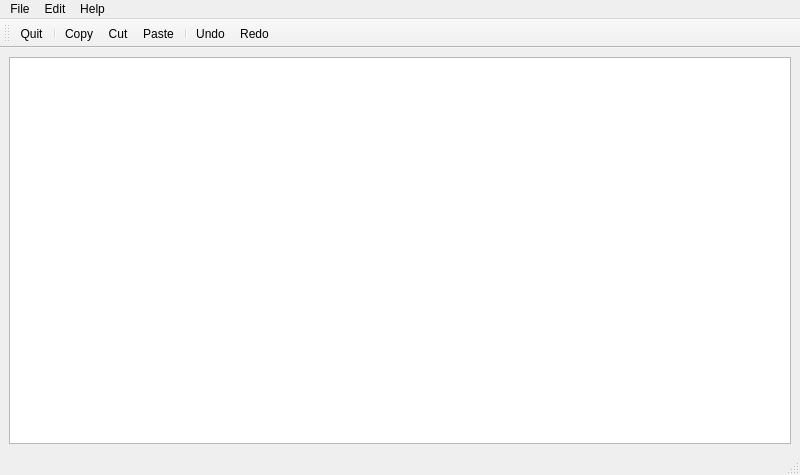
<?xml version="1.0" encoding="UTF-8"?>
<ui version="4.0">
 <class>MainWindow</class>
 <widget class="QMainWindow" name="MainWindow">
  <property name="geometry">
   <rect>
    <x>0</x>
    <y>0</y>
    <width>800</width>
    <height>475</height>
   </rect>
  </property>
  <property name="windowTitle">
   <string>MainWindow</string>
  </property>
  <widget class="QWidget" name="centralwidget">
   <layout class="QVBoxLayout" name="verticalLayout">
    <item>
     <widget class="QTextEdit" name="textEdit"/>
    </item>
   </layout>
  </widget>
  <widget class="QMenuBar" name="menubar">
   <property name="geometry">
    <rect>
     <x>0</x>
     <y>0</y>
     <width>800</width>
     <height>22</height>
    </rect>
   </property>
   <widget class="QMenu" name="menuFile">
    <property name="title">
     <string>File</string>
    </property>
    <addaction name="actionQuit"/>
   </widget>
   <widget class="QMenu" name="menuEdit">
    <property name="title">
     <string>Edit</string>
    </property>
    <addaction name="actionCopy"/>
    <addaction name="actionCut"/>
    <addaction name="actionPaste"/>
    <addaction name="separator"/>
    <addaction name="actionUndo"/>
    <addaction name="actionRedo"/>
   </widget>
   <widget class="QMenu" name="menuHelp">
    <property name="title">
     <string>Help</string>
    </property>
    <addaction name="actionAbout"/>
    <addaction name="actionAboutQt"/>
   </widget>
   <addaction name="menuFile"/>
   <addaction name="menuEdit"/>
   <addaction name="menuHelp"/>
  </widget>
  <widget class="QStatusBar" name="statusbar"/>
  <widget class="QToolBar" name="toolBar">
   <property name="windowTitle">
    <string>toolBar</string>
   </property>
   <attribute name="toolBarArea">
    <enum>TopToolBarArea</enum>
   </attribute>
   <attribute name="toolBarBreak">
    <bool>false</bool>
   </attribute>
   <addaction name="actionQuit"/>
   <addaction name="separator"/>
   <addaction name="actionCopy"/>
   <addaction name="actionCut"/>
   <addaction name="actionPaste"/>
   <addaction name="separator"/>
   <addaction name="actionUndo"/>
   <addaction name="actionRedo"/>
  </widget>
  <action name="actionQuit">
   <property name="icon">
    <iconset resource="resources.qrc">
     <normaloff>:/images/quitIcon.png</normaloff>:/images/quitIcon.png</iconset>
   </property>
   <property name="text">
    <string>Quit</string>
   </property>
  </action>
  <action name="actionCopy">
   <property name="icon">
    <iconset resource="resources.qrc">
     <normaloff>:/images/copyIcon.png</normaloff>:/images/copyIcon.png</iconset>
   </property>
   <property name="text">
    <string>Copy</string>
   </property>
  </action>
  <action name="actionCut">
   <property name="icon">
    <iconset resource="resources.qrc">
     <normaloff>:/images/cutIcon.png</normaloff>:/images/cutIcon.png</iconset>
   </property>
   <property name="text">
    <string>Cut</string>
   </property>
  </action>
  <action name="actionPaste">
   <property name="icon">
    <iconset resource="resources.qrc">
     <normaloff>:/images/pasteIcon.png</normaloff>:/images/pasteIcon.png</iconset>
   </property>
   <property name="text">
    <string>Paste</string>
   </property>
  </action>
  <action name="actionUndo">
   <property name="icon">
    <iconset resource="resources.qrc">
     <normaloff>:/images/undoIcon.png</normaloff>:/images/undoIcon.png</iconset>
   </property>
   <property name="text">
    <string>Undo</string>
   </property>
  </action>
  <action name="actionRedo">
   <property name="icon">
    <iconset resource="resources.qrc">
     <normaloff>:/images/redoIcon.png</normaloff>:/images/redoIcon.png</iconset>
   </property>
   <property name="text">
    <string>Redo</string>
   </property>
  </action>
  <action name="actionAbout">
   <property name="icon">
    <iconset resource="resources.qrc">
     <normaloff>:/images/aboutIcon.png</normaloff>:/images/aboutIcon.png</iconset>
   </property>
   <property name="text">
    <string>About</string>
   </property>
  </action>
  <action name="actionAboutQt">
   <property name="icon">
    <iconset resource="resources.qrc">
     <normaloff>:/images/aboutQtIcon.png</normaloff>:/images/aboutQtIcon.png</iconset>
   </property>
   <property name="text">
    <string>AboutQt</string>
   </property>
  </action>
 </widget>
 <resources>
  <include location="resources.qrc"/>
 </resources>
 <connections/>
</ui>
